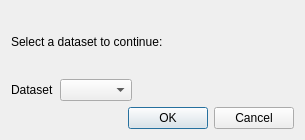
<?xml version="1.0" encoding="UTF-8"?>
<ui version="4.0">
 <class>NeuprintDatasetDialog</class>
 <widget class="QDialog" name="NeuprintDatasetDialog">
  <property name="geometry">
   <rect>
    <x>0</x>
    <y>0</y>
    <width>305</width>
    <height>140</height>
   </rect>
  </property>
  <property name="windowTitle">
   <string>Dataset Selection</string>
  </property>
  <layout class="QVBoxLayout" name="verticalLayout">
   <item>
    <widget class="QLabel" name="hintLabel">
     <property name="text">
      <string>Select a dataset to continue:</string>
     </property>
    </widget>
   </item>
   <item>
    <layout class="QHBoxLayout" name="horizontalLayout">
     <item>
      <widget class="QLabel" name="label">
       <property name="text">
        <string>Dataset</string>
       </property>
      </widget>
     </item>
     <item>
      <widget class="QComboBox" name="datasetComboBox"/>
     </item>
     <item>
      <spacer name="horizontalSpacer">
       <property name="orientation">
        <enum>Qt::Horizontal</enum>
       </property>
       <property name="sizeHint" stdset="0">
        <size>
         <width>40</width>
         <height>20</height>
        </size>
       </property>
      </spacer>
     </item>
    </layout>
   </item>
   <item>
    <widget class="QDialogButtonBox" name="buttonBox">
     <property name="orientation">
      <enum>Qt::Horizontal</enum>
     </property>
     <property name="standardButtons">
      <set>QDialogButtonBox::Cancel|QDialogButtonBox::Ok</set>
     </property>
    </widget>
   </item>
  </layout>
 </widget>
 <resources/>
 <connections>
  <connection>
   <sender>buttonBox</sender>
   <signal>accepted()</signal>
   <receiver>NeuprintDatasetDialog</receiver>
   <slot>accept()</slot>
   <hints>
    <hint type="sourcelabel">
     <x>248</x>
     <y>254</y>
    </hint>
    <hint type="destinationlabel">
     <x>157</x>
     <y>274</y>
    </hint>
   </hints>
  </connection>
  <connection>
   <sender>buttonBox</sender>
   <signal>rejected()</signal>
   <receiver>NeuprintDatasetDialog</receiver>
   <slot>reject()</slot>
   <hints>
    <hint type="sourcelabel">
     <x>316</x>
     <y>260</y>
    </hint>
    <hint type="destinationlabel">
     <x>286</x>
     <y>274</y>
    </hint>
   </hints>
  </connection>
 </connections>
</ui>
